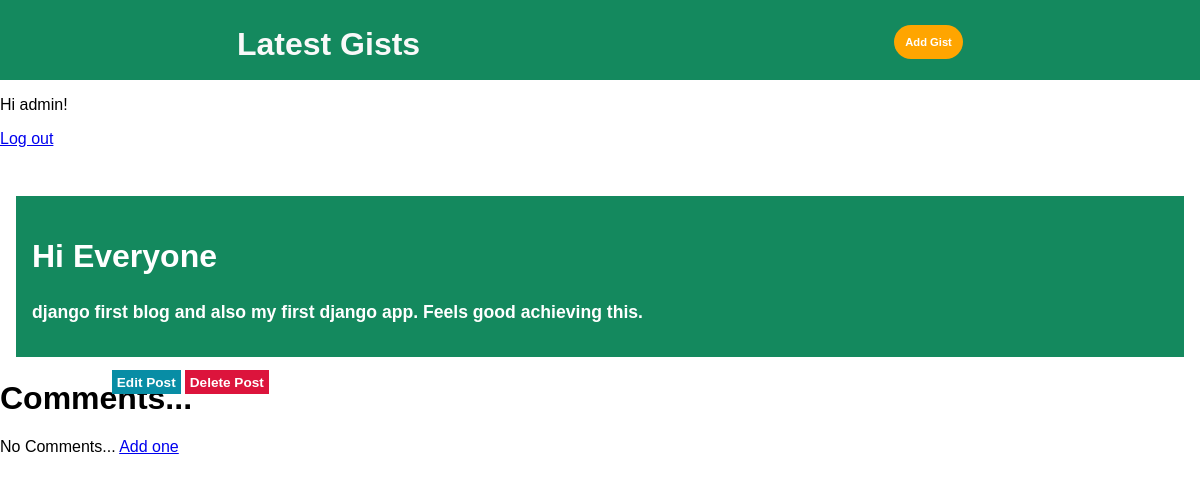
The app's page /post/1/ (signed in) with its own data.
### blog/models.py (models this page shows, shortened)
class Post(models.Model):
    title = models.CharField(max_length=200)
    author = models.ForeignKey('auth.User', on_delete=models.CASCADE)
    body = models.TextField()

### blog/views.py (the view)
# urls.py: path('post/<int:pk>/', BlogDetailView.as_view(), name='post_details.html'),
class BlogDetailView(DetailView):
    model = Post
    template_name = 'post_details.html'

### blog/templates/post_details.html (shortened to what this page needs)
{% extends 'base.html' %}
{% block content %}
    <div class="post-entry">
        <h2>{{ post.title }}</h2>
        <p>{{ post.body }}</p>
    </div>
    <div class="update-delete">
        <a href="{% url 'post_edit' post.pk %}" class="update">Edit Post</a>
        <a href="{% url 'post_delete' post.pk %}" class="delete">Delete Post</a>
    </div>
    <div class="comment-section">
        <h1>Comments...</h1>
        {% if not post.comments.all %}
            No Comments...
            <a href="#">Add one</a>
        {% endif %}
    </div>
{% endblock %}

### blog/templates/base.html (shortened to what this page needs)
{% load static %}
<!DOCTYPE html>
<html lang="en">
<head>
    <link rel="stylesheet" href="{% static 'css/base.css' %}">
</head>
<body>
    <header>
        <div class="nav-left">
            <h1 class="header-text"><a href="{% url 'home' %}">Latest Gists</a></h1>
        </div>
        <div class="nav-right">
            <a href="{% url 'post_new' %}">Add Gist</a>
        </div>
    </header>
    {% if user.is_authenticated %}
        <p>Hi {{ user.username }}!</p>
        <p><a href="{% url 'logout' %}">Log out</a></p>
    {% else %}
        <p class="login-status">You are not logged in.</p>
        <a href="{% url 'login' %}" class="login-notify">Log In</a>
    {% endif %}
    <div class="post-conatiner">
        {% block content %}
        {% endblock %}
    </div>
</body>
</html>

### blog/static/css/base.css (style rules this page uses)
body { padding: 0; margin: 0; font-family: Arial, Helvetica, sans-serif; }
header { width: 100%; display: flex; justify-content: space-around; background-color: #14895e; }
.nav-right a { text-decoration: none; color: #fff; position: relative; top: 2rem; background-color: #ffa500; padding: .7rem; font-size: .7rem; font-weight: 600; border-radius: 3rem; }
.header-text a { text-decoration: none; color: #f9f9f9; position: relative; top: .3rem; }
.post-entry { background-color: #14895e; padding: 1rem; margin: 1rem; position: relative; top: 2rem; }
.update-delete a { text-decoration: none; position: relative; top: 2rem; left: 7rem; color: #fff; }
.update { background-color: #088da5; width: fit-content; padding: .3rem; font-size: .85rem; font-weight: 600; }
.delete { background-color: crimson; width: fit-content; padding: .3rem; font-size: .85rem; font-weight: 600; }
.post-entry h2 { color: #fff; font-weight: 600; font-size: 2rem; }
.post-entry p { color: #fff; font-weight: 600; font-size: 1.1rem; }

### records on screen
Post: title "Hi Everyone", body "django first blog and also my first django app. Feels good achieving this."

### other values on screen
{{ user.username }} "admin"
